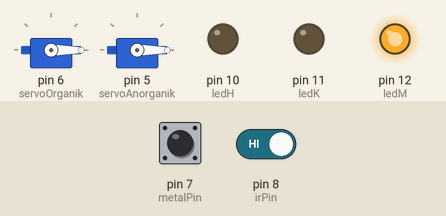
Simulated run of this sketch. Board: Arduino Uno, built with avr-gcc and run on an emulated ATmega328P. Parts: 2 × servo, output pins drawn as LEDs (lit = HIGH). The test bench sets the inputs (shaded band); at power-on: pin 8 (irPin) HIGH, pin 7 (metalPin) HIGH.

Above: at 2.3 s.
2.4 s: pin 8 (irPin) driven LOW
At 5.1 s:
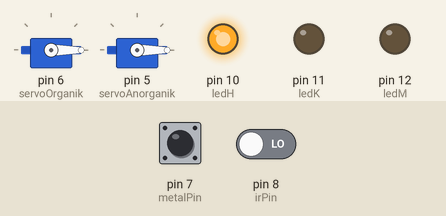
At 6.3 s:
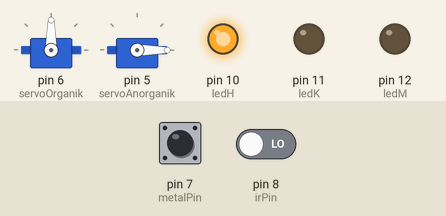
Timing chart, 0 to 14.4 s (numbered marks = the images above; inputs shaded):
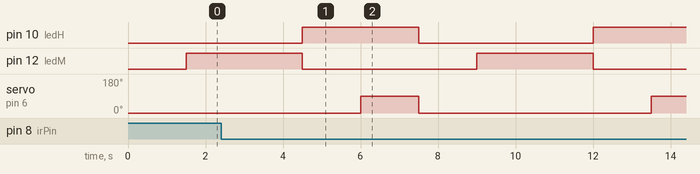

The sketch:

Smart_Trash_OKT2025.ino
```cpp
#include <Servo.h>
Servo servoOrganik;
Servo servoAnorganik;

const int ledM = 12;
const int ledK = 11;
const int ledH = 10;
const int irPin = 8;
const int metalPin = 7;

enum sistemTempatsampah {
  IDLE,
  CONFIRM_SAMPAH,
  CEK_MATERIAL,
  SORTIR_ANORGANIK,
  SORTIR_ORGANIK,
  RESET
};

sistemTempatsampah currentState = IDLE;
const long confirmTime = 400;
const long sensorTime = 1500;
const long sortirTime = 1500;
const long resetTime = 1000;

unsigned long waktuSebelumnya = 0;
unsigned long waktuSesi = 0;

bool bacaSensorIR() {
static unsigned long lastDebounce = 0;
static bool lastStable = HIGH;
static bool lastReading = HIGH;

bool nilai = (digitalRead(irPin) == LOW);
 if(nilai != lastReading) {
lastDebounce = millis();
lastReading = nilai;
}
if(millis() - lastDebounce >= 20) {
if(nilai != lastStable) {
lastStable = nilai;
}
}
return lastStable;
}

bool bacaSensorMetal() {
static unsigned long lastDebounce = 0;
static bool lastStable = HIGH;
static bool lastReading = HIGH;

bool metal = (digitalRead(metalPin) == LOW);
 if(metal != lastReading) {
lastDebounce = millis();
lastReading = metal;
}
if(millis() - lastDebounce >= 20) {
if(metal != lastStable) {
lastStable = metal;
}
}
return lastStable;
}
void setup() {
  servoOrganik.attach(6);
  servoAnorganik.attach(5);
  pinMode(ledM,OUTPUT);
  pinMode(ledK,OUTPUT);
  pinMode(ledH,OUTPUT);
  pinMode(irPin,INPUT);
  pinMode(metalPin,INPUT);
  servoOrganik.write(0);
  servoAnorganik.write(0);
  Serial.begin(9600);
}

void loop() {
  unsigned long waktuSekarang = millis();
  if(waktuSekarang - waktuSebelumnya >= sensorTime) {
    statepemilahSampah();
    waktuSebelumnya = waktuSekarang;
  }

}

void statepemilahSampah() {
unsigned long waktuState = millis();

bool deteksensorIR = bacaSensorIR();
bool deteksensorMetal = bacaSensorMetal();

switch(currentState) {
  case IDLE:
  if(deteksensorIR) {
    digitalWrite(ledM,HIGH);
    digitalWrite(ledK,LOW);
    digitalWrite(ledH,LOW);
    currentState = CONFIRM_SAMPAH;
    waktuSesi = waktuState;
  }
  break;
  case CONFIRM_SAMPAH:
  if(waktuState - waktuSesi >= confirmTime) {
  if(bacaSensorIR()) {
    currentState = CEK_MATERIAL;
    digitalWrite(ledM,HIGH);
    digitalWrite(ledK,LOW);
    digitalWrite(ledH,LOW);
  } else{
    currentState = IDLE;
  } waktuSesi = waktuState;
  }
  break;
  case CEK_MATERIAL:
  if(bacaSensorMetal()) {
    currentState = SORTIR_ANORGANIK;
    digitalWrite(ledK,HIGH);
    digitalWrite(ledM,LOW);
    digitalWrite(ledH,LOW);
  } else{
    currentState = SORTIR_ORGANIK;
    digitalWrite(ledH,HIGH);
    digitalWrite(ledM,LOW);
    digitalWrite(ledK,LOW);
  } waktuSesi = waktuState;
  break;
  case SORTIR_ANORGANIK:
  if(waktuState - waktuSesi >= sortirTime) {
    servoAnorganik.write(90);
    servoOrganik.write(0);
    currentState = RESET;
    waktuSesi = waktuState;
  }
  break;
  case SORTIR_ORGANIK:
  if(waktuState - waktuSesi >= sortirTime) {
    servoAnorganik.write(0);
    servoOrganik.write(90);
    currentState = RESET;
    waktuSesi = waktuState;
  }
  break;
  case RESET:
  if(waktuState - waktuSesi >= resetTime) {
    servoAnorganik.write(0);
    servoOrganik.write(0);
    digitalWrite(ledM,LOW);
    digitalWrite(ledK,LOW);
    digitalWrite(ledH,LOW);
    currentState = IDLE;
    waktuSesi = waktuState;
  }
break;
}


}
```

Measured:
- after the input at 2.4 s, pin 10 (ledH): LOW → HIGH after 2.1 s, → LOW 3.0 s later, → HIGH 4.5 s later; pin 12 (ledM): HIGH → LOW after 2.1 s, → HIGH 4.5 s later, → LOW 3.0 s later; servo on pin 6 (servoOrganik): 0° → 90° after 3.6 s, → 0° 1.5 s later, → 90° 6.0 s later
